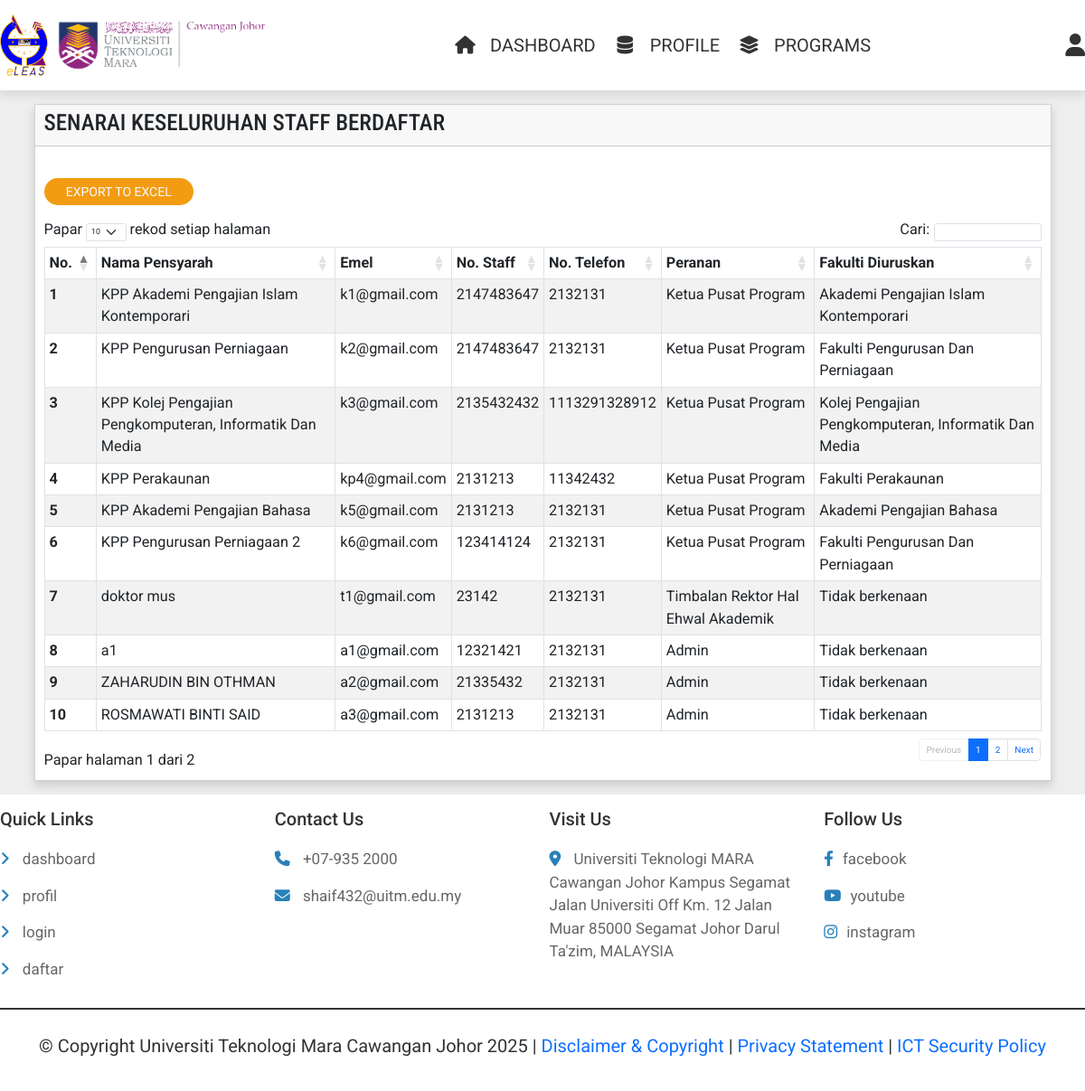
/admin_user.php?user_type=2 (signed in), run on the app's committed database.
### tables this page shows
CREATE TABLE `kpps` (
  `kpp_id` int(100) NOT NULL,
  `name` varchar(70) NOT NULL,
  `staff_no` int(70) NOT NULL,
  `email` varchar(70) NOT NULL,
  `password` varchar(70) NOT NULL,
  `work_phone_no` varchar(70) NOT NULL,
  `faculty_id` int(11) NOT NULL
);

CREATE TABLE `faculty` (
  `faculty_id` int(100) NOT NULL,
  `kpp_id` int(100) NOT NULL,
  `name` varchar(70) NOT NULL,
  `faculty_code` varchar(20) NOT NULL
);

CREATE TABLE `trhea` (
  `trhea_id` int(100) NOT NULL,
  `trhea_name` varchar(70) NOT NULL,
  `staff_no` int(100) NOT NULL,
  `email` varchar(70) NOT NULL,
  `password` varchar(70) NOT NULL,
  `work_phone_no` varchar(70) NOT NULL
);

CREATE TABLE `clerks` (
  `clerk_id` int(100) NOT NULL,
  `clerk_name` varchar(70) NOT NULL,
  `staff_no` int(70) NOT NULL,
  `email` varchar(70) NOT NULL,
  `password` varchar(70) NOT NULL,
  `work_phone_no` varchar(70) NOT NULL
);

### admin_user.php (the view, shortened to what this page needs)
<?php
include 'components/connect.php';
?>
<!DOCTYPE html>
<html lang="en">
<head>
    <link rel="stylesheet" href="https://cdnjs.cloudflare.com/ajax/libs/font-awesome/6.1.1/css/all.min.css"
 />
    <link rel="stylesheet" href="https://cdn.jsdelivr.net/npm/bootstrap@5.1.3/dist/css/bootstrap.min.css"
>
    <link rel="stylesheet" href="https://cdnjs.cloudflare.com/ajax/libs/font-awesome/6.1.1/css/all.min.css">
    <link href="https://cdn.jsdelivr.net/npm/bootstrap@5.3.0-alpha3/dist/css/bootstrap.min.css" rel="stylesheet"
>
    <link rel="stylesheet" href="css/style.css">
    <link rel="stylesheet" href="css/dataTables.bootstrap.min.css" />
</head>
<body>
    <?php
    include 'components/clerk_header.php'; ?>
    <br>
    <?php
    if (!isset($_SESSION['admin_id'])) {
        header('location:admin_login.php');
    } else {
        ?>
        <?php if ($_GET['user_type'] == 1) {
            echo ' <div class="container " styles="border-radius: 15px;">
<div class="row">
    <div class="col-lg-12">
        <div class="card card-default rounded-0 shadow">
            <div class="card-header">
                <div class="row">
                    <div class="col-lg-8 col-md-8 col-sm-8">
                        <h1 class="card-title"
                            style="display: flex;  display: flex; align-items: center; font-family: Roboto Condensed, sans-serif; ">
                            SENARAI KESELURUHAN STAFF BERDAFTAR
                        </h1>
                    </div>
                    <div class="col-lg-4 col-md-4 col-sm-4 col-xs-6 text-end justify-content-end ">
                        <div style="display: flex; justify-content: flex-start; flex-wrap: wrap;">
                        </div>
                    </div>
                </div>
                <div style="clear:both"></div>
            </div>
            <div class="card-body">
            <br>
            <a id="export-btn" class=" option-btn text-light btn me-1 underline"
                                       style=" text-transform: uppercase; border-radius: 15px;font-size: 14px; padding: 5px 10px; display: flex; align-items: center; justify-content: center; height: 30px; width: 15%;">
                                       EXPORT TO EXCEL
                                    </a>
                                    <br>
                <div class="row">
                    <div class="col-sm-12 table-responsive" style="font-size:162.5%;">
                        <table id="myTable" class="table table-bordered table-striped">
                            <thead>
                                <tr>
                                    <th>No.</th>
                                    <th>Nama Pelajar</th>
                                    <th>kod Program</th>
                                    <th>Fakulti</th>
                                    <th>Semester</th>
                                    <th>Emel</th>
                                    <th>No. Pelajar</th>
                                    <th>No. Telefon</th>
                                    <th>No. Telefon Rumah</th>
                                </tr>
                            </thead>
                            <tbody>'; ?>
            <?php
            $no = 1;
                    $result = $conn->prepare("SELECT * FROM `students` ");
                    $result->execute();
                    if ($result->rowCount() > 0) {
                        while ($row = $result->fetch(PDO::FETCH_ASSOC)) {
                            $name = $row['name'];
                            $email = $row['email'];
                            $student_no = $row['student_no'];
                            $program_id = $row['program_id'];
                            $faculty_id = $row['faculty_id'];
                            $semester = $row['semester'];
                            $phone_no = $row['phone_no'];
                            $home_phone_no = $row['home_phone_no'];
                            $student_id = $row['student_id'];
                            $resultz = $conn->prepare("SELECT * FROM `programs` WHERE program_id =? ");
                            $resultz->execute([$program_id]);
                            if ($resultz->rowCount() > 0) {
                                while ($rowz = $resultz->fetch(PDO::FETCH_ASSOC)) {
                                    $program_code = $rowz['program_code'];}}
                                    $resultz = $conn->prepare("SELECT * FROM `faculty` WHERE faculty_id =? ");
                                    $resultz->execute([$faculty_id]);
                                    if ($resultz->rowCount() > 0) {
                                        while ($rowz = $resultz->fetch(PDO::FETCH_ASSOC)) {
                                            $faculty = $rowz['name'];}}
                            echo '<tr>
                                                <th>' . $no . '</th>
                                                <td>' . $name . '</td>
                                                <td>' . $program_code . '</td>
                                        <td>' . $faculty . '</td>
                                                <td>' . $semester . '</td>
                                                <td>' . $email . '</td>
                                                <td>' . $student_no . '</td>
                                                <td>' . $phone_no . '</td>
                                                <td>' . $home_phone_no . '</td>
                                </tr>';
                            $no++;
                        }
                    }
            ?>
            <?php echo
                '</tbody>
                        </table>
                    </div>
                </div>
            </div>
        </div>
    </div>
</div>
</div>';
        }  else if ($_GET['user_type'] == 2) {
            echo ' <div class="container " styles="border-radius: 15px;">
    <div class="row">
        <div class="col-lg-12">
            <div class="card card-default rounded-0 shadow">
                <div class="card-header">
                    <div class="row">
                        <div class="col-lg-8 col-md-8 col-sm-8">
                            <h1 class="card-title"
                                style="display: flex;  display: flex; align-items: center; font-family: Roboto Condensed, sans-serif; ">
                                SENARAI KESELURUHAN STAFF BERDAFTAR
                            </h1>
                        </div>
                        <div class="col-lg-4 col-md-4 col-sm-4 col-xs-6 text-end justify-content-end ">
                        </div>
                    </div>
                </div>
                <div class="card-body">
                <br>
                <a id="export-btn" class=" option-btn text-light btn me-1 underline"
                                           style=" text-transform: uppercase; border-radius: 15px;font-size: 14px; padding: 5px 10px; display: flex; align-items: center; justify-content: center; height: 30px; width: 15%;">
                                           EXPORT TO EXCEL
                                        </a>
                                        <br>
                    <div class="row">
                        <div class="col-sm-12 table-responsive" style="font-size:162.5%;">
                            <table id="myTable" class="table table-bordered table-striped">
                                <thead>
                                    <tr>
                                        <th>No.</th>
                                        <th>Nama Pensyarah</th>
                                        <th>Emel</th>
                                        <th>No. Staff</th>
                                        <th>No. Telefon</th>
                                        <th>Peranan</th>
                                        <th>Fakulti Diuruskan</th>
                                    </tr>
                                </thead>
                                <tbody>'; ?>
                <?php
                $no = 1;
                $result = $conn->prepare("SELECT * FROM `kpps`");
                $result->execute();
                if ($result->rowCount() > 0) {
                    while ($row = $result->fetch(PDO::FETCH_ASSOC)) {
                        $kpp_name = $row['name'];
                        $kpp_email = $row['email'];
                        $kpp_no = $row['staff_no'];
                        $faculty_id = $row['faculty_id'];
                        $kpp_work_phone_no = $row['work_phone_no'];
                        $results = $conn->prepare("SELECT * FROM `faculty` WHERE faculty_id=?");
                        $results->execute([$faculty_id]);
                        if ($results->rowCount() > 0) {
                            while ($rows = $results->fetch(PDO::FETCH_ASSOC)) {
                                $faculty = $rows['name'];}}
                        echo '<tr>
                                                    <th>' . $no . '</th>
                                                    <td>' . $kpp_name . '</td>
                                                    <td>' . $kpp_email . '</td>
                                            <td>' . $kpp_no . '</td>
                                                    <td>' . $kpp_work_phone_no . '</td>
                                                    <td>' . "Ketua Pusat Program" . '</td>
                                                    <td>' . $faculty . '</td>
                                    </tr>';
                        $no++;
                    }
                }
                $result = $conn->prepare("SELECT * FROM `trhea`");
                $result->execute();
                if ($result->rowCount() > 0) {
                    while ($row = $result->fetch(PDO::FETCH_ASSOC)) {
                        $trhea_name = $row['trhea_name'];
                        $trhea_email = $row['email'];
                        $trhea_no = $row['staff_no'];
                        $trhea_work_phone_no = $row['work_phone_no'];
                        echo '<tr>
                                                    <th>' . $no . '</th>
                                                    <td>' . $trhea_name . '</td>
                                                    <td>' . $trhea_email . '</td>
                                            <td>' . $trhea_no . '</td>
                                                    <td>' . $trhea_work_phone_no . '</td>
                                                    <td>' . "Timbalan Rektor Hal Ehwal Akademik" . '</td>
                                                    <td>' . "Tidak berkenaan" . '</td>
                                    </tr>';
                        $no++;
                    }
                }
                $result = $conn->prepare("SELECT * FROM `clerks`");
                $result->execute();
                if ($result->rowCount() > 0) {
                    while ($row = $result->fetch(PDO::FETCH_ASSOC)) {
                        $clerk_name = $row['clerk_name'];
                        $clerk_email = $row['email'];
                        $clerk_no = $row['staff_no'];
                        $clerk_work_phone_no = $row['work_phone_no'];
                        echo '<tr>
                                                    <th>' . $no . '</th>
                                                    <td>' . $clerk_name . '</td>
                                                    <td>' . $clerk_email . '</td>
                                                    <td>' . $clerk_no . '</td>
                                                    <td>' . $clerk_work_phone_no . '</td>
                                                    <td>' . " Admin" . '</td>
                                                    <td>' . "Tidak berkenaan" . '</td>
                                    </tr>';
                    $no++;
                    }
                }
                ?>
            <?php echo
                '</tbody>
                            </table>
                        </div>
                    </div>
                </div>
            </div>
        </div>
    </div>
    </div>';
        }
        ?>
        <?php
    }
    ?>
    <br>
    <?php include 'components/clerk_footer.php'; ?>
</body>
</html>

### data on the page
kpps: name "KPP Akademi Pengajian Islam Kontemporari", email "k1@gmail.com", staff_no "2147483647", work_phone_no "2132131", faculty.name "Akademi Pengajian Islam Kontemporari"
kpps: name "KPP Pengurusan Perniagaan", email "k2@gmail.com", staff_no "2147483647", work_phone_no "2132131", faculty.name "Fakulti Pengurusan Dan Perniagaan"
kpps: name "KPP Kolej Pengajian Pengkomputeran, Informatik Dan Media", email "k3@gmail.com", staff_no "2135432432", work_phone_no "1113291328912", faculty.name "Kolej Pengajian Pengkomputeran, Informatik Dan Media"
kpps: name "KPP Perakaunan", email "kp4@gmail.com", staff_no "2131213", work_phone_no "11342432", faculty.name "Fakulti Perakaunan"
kpps: name "KPP Akademi Pengajian Bahasa", email "k5@gmail.com", staff_no "2131213", work_phone_no "2132131", faculty.name "Akademi Pengajian Bahasa"
kpps: name "KPP Pengurusan Perniagaan 2", email "k6@gmail.com", staff_no "123414124", work_phone_no "2132131", faculty.name "Fakulti Pengurusan Dan Perniagaan"
trhea: trhea_name "doktor mus", email "t1@gmail.com", staff_no "23142", work_phone_no "2132131"
clerks: clerk_name "a1", email "a1@gmail.com", staff_no "12321421", work_phone_no "2132131"
clerks: clerk_name "ZAHARUDIN BIN OTHMAN", email "a2@gmail.com", staff_no "21335432", work_phone_no "2132131"
clerks: clerk_name "ROSMAWATI BINTI SAID", email "a3@gmail.com", staff_no "2131213", work_phone_no "2132131"
